Frame 1 (no input): blank canvas, image omitted
Frame 60 (the mouse pressed at the canvas centre just before this capture): blank canvas, image omitted
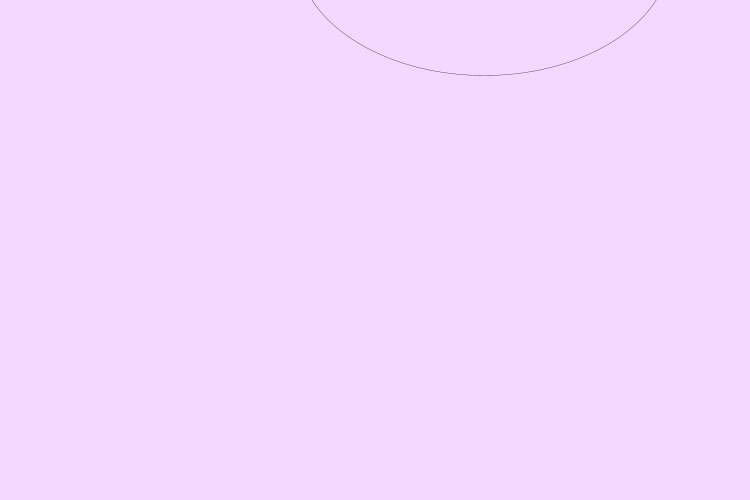
Frame 120 (the mouse held since frame 60 and released just before this capture)

The Processing sketch whose frames 1 and 60 were blank and that drew this single picture after the mouse press (run headless with seeded random() and noise(); from frame 60 on, the mouse is pressed at the canvas centre):

// Processing sketch: processing_3998
// ── processing_3998.pde

/**PaulinaOrellana_PROYECTO_LC0_25_08_09

Sketch basado en "Strings" por Drew Ratliff
Ellpises en movimiento en función del seno, conseno y del mouse.
Al presinar espacio se crean mas circulos y con delete se borran.
Al presionar las fechas izquierda y derecha disminuye o aumenta 
velocidad del movimiento de las elipses y con las flechas hacia arriba
y abajo se expanden o contraen. Todo esto permite crear variables
formas.*/



float angle = 0.5; //ángulo
float speed = .05; //velocidad
float range = 300; //rango
int num = 1;   //número inicial de circulos
boolean dir = true; 

 
circulo[] circulos; //arreglo de objetos
 
void setup() { 
  smooth(); 
  size (750,500); 
  circulos = new circulo[500]; 
   
  for(int i = 0; i < 500; i++) { 
   circulos[i] = new circulo(int(random(width)),int(random(width))); 
    
  } 
 
} 
 
 void draw () { 
  background(#F4D8FF);
  randomSeed(5); 
  translate(0,height/2);
  for(int i = 0; i < num; i++) { 
  circulos[i].display(); 
  } 
  angle += speed; 
  println(dir); 
} 
 class circulo { 
  float b1x; 
  float b1y; 
  float b2x; 
  float b2y; 
  float sinval; 
  float cosval; 
  circulo(float x1, float x2) { 
   b1x = x1; 
   b2x = x2; 
} 
void display() { //seno y coseno
     sinval = sin(random(angle));
    cosval = cos(random(angle)); 
    float b1y = (sinval * range); 
    float b2y = (cosval *range);
    strokeWeight(0.3);
   noFill(); 
   ellipse(b1x,b1y,mouseX,mouseY);  //en función del mouse
} 
} 

 
void keyPressed() { //en función del teclado
    if (key == BACKSPACE) { 
    if (num > 2) { 
    num = num - 2; 
    } 
  } 
    if (key == ' ') { 
    if (num < 150) { 
      num = num + 2; 
    } 
  } 
    if (key == CODED) { 
    if (keyCode == RIGHT) { 
    if(speed < .15) { 
    speed = speed + .002; 
          } 
        } 
     else if (keyCode == LEFT) { 
     if(speed > 0) { 
     speed = speed - .002; 
      } 
      } 
      else if (keyCode == UP) { 
      if (range < 600) { 
          range = range + 6; 
          } 
        } 
        else if(keyCode == DOWN) { 
          if (range > 60) { 
          range = range - 5; 
          } 
        } 
    } 
} 
